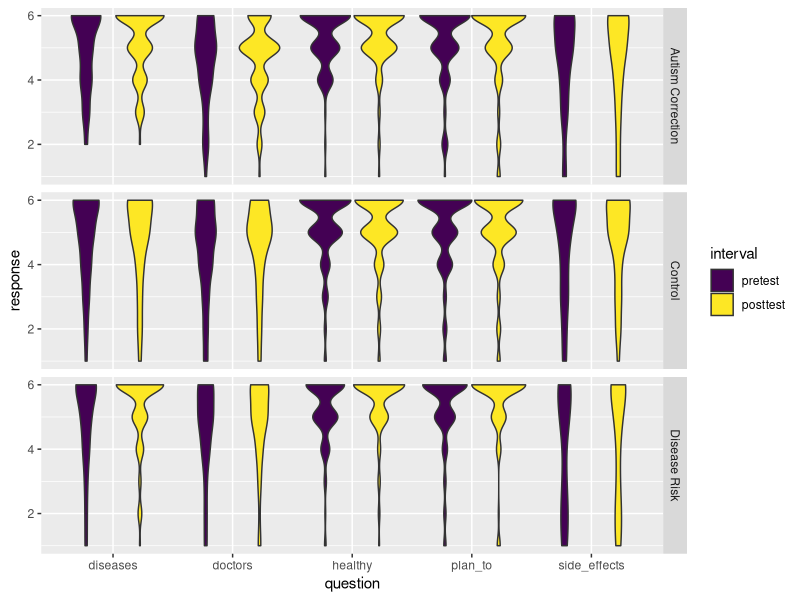
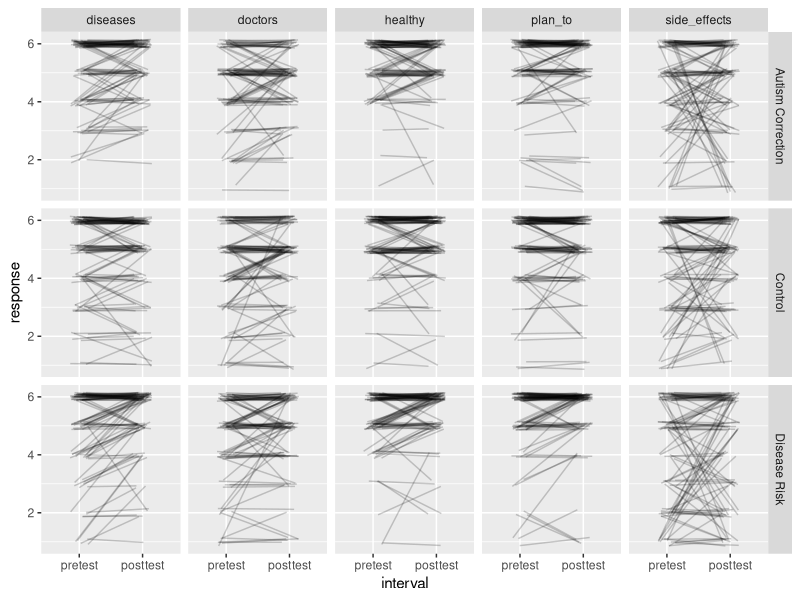

Write R code to recreate these figures, in order.
# Yeah, the standard Hadley stack. /sigh
library(readxl)
library(tidyr)
library(dplyr)
library(ggplot2)


# Gather and clean the data -----------------------------------------------

# Generates warnings, but only for the Ps who didn't do day 2
expData <- read_excel("Vacc_HPHH_publicDataset.xlsx", sheet = 2)

# Just a bit of data cleaning
expData.clean <- expData %>%
  # Add a subject number
  mutate(subject_number = 1:nrow(.)) %>%
  # Just exclude Ps who didn't do day 2 and failed the attention checks
  filter(Returned == 1,
         `AttentionCheck_PostTest (if = 4 then include)` == 4,
         `AttentionChecks_Sum(include if = 4)` == 4,
         Paid_Attention == 1)

# Get all the dependent measures into a DF
questionnaireData <- expData.clean %>%
  # pull out the columns and use BETTER NAMES (jeez Zach)
  select(subject_number,
         intervention = Condition,
         pretest.healthy = Healthy_VaxscalePretest,
         posttest.healthy = Healthy_VaxscalePosttest,
         pretest.diseases = Diseases_VaxScalePretest,
         posttest.diseases = Diseases_VaxScalePosttest,
         pretest.doctors = Doctors_VaxScalePreTest,
         posttest.doctors = Doctors_VaxScalePostTest,
         pretest.side_effects = Sideeffects_VaxScalePreTest,
         posttest.side_effects = Sideeffects_VaxScalePostTest,
         pretest.plan_to = Planto_VaxScalePreTest,
         posttest.plan_to = Planto_VaxScalePostTest) %>%
  # reverse-code the approrpiate columns
  mutate(pretest.diseases = 7 - pretest.diseases,
         posttest.diseases = 7 - posttest.diseases,
         pretest.side_effects = 7 - pretest.side_effects,
         posttest.side_effects = 7 - posttest.side_effects) %>%
  # "tidy" the data
  gather("question", "response", -subject_number, -intervention) %>%
  separate(question, c("interval", "question"), sep = "\\.") %>% 
  mutate(interval = factor(interval, c("pretest", "posttest"), ordered = TRUE))


# Some plots --------------------------------------------------------------

p1 <- ggplot(questionnaireData, aes(x = question, y = response, fill = interval)) +
  geom_violin() + 
  facet_grid(intervention ~ .)
print(p1)

p2 <- ggplot(questionnaireData, aes(x = interval, y = response, group = subject_number)) + 
  geom_line(alpha = 0.2, position = position_jitter(w = 0.15, h = 0.15)) + 
  facet_grid(intervention ~ question)
print(p2)

